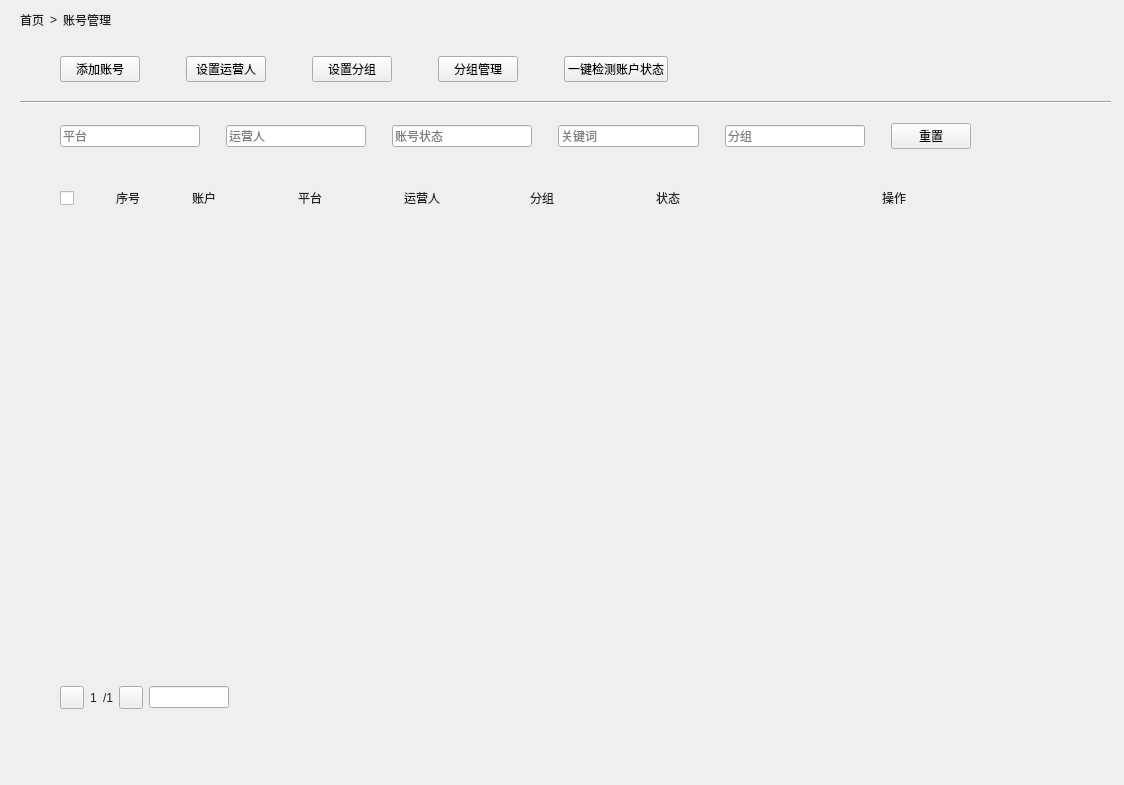
<?xml version="1.0" encoding="UTF-8"?>
<ui version="4.0">
 <class>Form</class>
 <widget class="QWidget" name="Form">
  <property name="geometry">
   <rect>
    <x>0</x>
    <y>0</y>
    <width>1124</width>
    <height>785</height>
   </rect>
  </property>
  <property name="palette">
   <palette>
    <active>
     <colorrole role="WindowText">
      <brush brushstyle="SolidPattern">
       <color alpha="255">
        <red>34</red>
        <green>34</green>
        <blue>34</blue>
       </color>
      </brush>
     </colorrole>
    </active>
    <inactive>
     <colorrole role="WindowText">
      <brush brushstyle="SolidPattern">
       <color alpha="255">
        <red>34</red>
        <green>34</green>
        <blue>34</blue>
       </color>
      </brush>
     </colorrole>
    </inactive>
    <disabled>
     <colorrole role="WindowText">
      <brush brushstyle="SolidPattern">
       <color alpha="255">
        <red>120</red>
        <green>120</green>
        <blue>120</blue>
       </color>
      </brush>
     </colorrole>
    </disabled>
   </palette>
  </property>
  <property name="windowTitle">
   <string>Form</string>
  </property>
  <widget class="QWidget" name="layoutWidget">
   <property name="geometry">
    <rect>
     <x>20</x>
     <y>10</y>
     <width>1091</width>
     <height>771</height>
    </rect>
   </property>
   <layout class="QVBoxLayout" name="verticalLayout">
    <item>
     <layout class="QHBoxLayout" name="horizontalLayout_4">
      <item>
       <widget class="CaptionLabel" name="CaptionLabel_4">
        <property name="text">
         <string>首页</string>
        </property>
       </widget>
      </item>
      <item>
       <widget class="CaptionLabel" name="CaptionLabel_2">
        <property name="text">
         <string>&gt;</string>
        </property>
       </widget>
      </item>
      <item>
       <widget class="CaptionLabel" name="CaptionLabel">
        <property name="text">
         <string>账号管理</string>
        </property>
       </widget>
      </item>
      <item>
       <spacer name="horizontalSpacer_14">
        <property name="orientation">
         <enum>Qt::Horizontal</enum>
        </property>
        <property name="sizeHint" stdset="0">
         <size>
          <width>40</width>
          <height>20</height>
         </size>
        </property>
       </spacer>
      </item>
     </layout>
    </item>
    <item>
     <spacer name="verticalSpacer">
      <property name="orientation">
       <enum>Qt::Vertical</enum>
      </property>
      <property name="sizeType">
       <enum>QSizePolicy::Minimum</enum>
      </property>
      <property name="sizeHint" stdset="0">
       <size>
        <width>20</width>
        <height>20</height>
       </size>
      </property>
     </spacer>
    </item>
    <item>
     <layout class="QHBoxLayout" name="horizontalLayout_2">
      <item>
       <spacer name="horizontalSpacer_5">
        <property name="orientation">
         <enum>Qt::Horizontal</enum>
        </property>
        <property name="sizeType">
         <enum>QSizePolicy::Minimum</enum>
        </property>
        <property name="sizeHint" stdset="0">
         <size>
          <width>40</width>
          <height>20</height>
         </size>
        </property>
       </spacer>
      </item>
      <item>
       <widget class="PrimaryPushButton" name="AddAccounButton">
        <property name="text">
         <string>添加账号</string>
        </property>
       </widget>
      </item>
      <item>
       <layout class="QHBoxLayout" name="horizontalLayout">
        <item>
         <spacer name="horizontalSpacer">
          <property name="orientation">
           <enum>Qt::Horizontal</enum>
          </property>
          <property name="sizeHint" stdset="0">
           <size>
            <width>40</width>
            <height>20</height>
           </size>
          </property>
         </spacer>
        </item>
        <item>
         <widget class="PrimaryPushButton" name="SetOperatorButton">
          <property name="text">
           <string>设置运营人</string>
          </property>
         </widget>
        </item>
        <item>
         <spacer name="horizontalSpacer_2">
          <property name="orientation">
           <enum>Qt::Horizontal</enum>
          </property>
          <property name="sizeHint" stdset="0">
           <size>
            <width>40</width>
            <height>20</height>
           </size>
          </property>
         </spacer>
        </item>
        <item>
         <widget class="PushButton" name="SetGroupButton">
          <property name="text">
           <string>设置分组</string>
          </property>
         </widget>
        </item>
        <item>
         <spacer name="horizontalSpacer_3">
          <property name="orientation">
           <enum>Qt::Horizontal</enum>
          </property>
          <property name="sizeHint" stdset="0">
           <size>
            <width>40</width>
            <height>20</height>
           </size>
          </property>
         </spacer>
        </item>
        <item>
         <widget class="PushButton" name="GroupManagerButton">
          <property name="text">
           <string>分组管理</string>
          </property>
         </widget>
        </item>
        <item>
         <spacer name="horizontalSpacer_4">
          <property name="orientation">
           <enum>Qt::Horizontal</enum>
          </property>
          <property name="sizeHint" stdset="0">
           <size>
            <width>40</width>
            <height>20</height>
           </size>
          </property>
         </spacer>
        </item>
        <item>
         <widget class="PillPushButton" name="DetectionButon">
          <property name="text">
           <string>一键检测账户状态</string>
          </property>
         </widget>
        </item>
       </layout>
      </item>
      <item>
       <spacer name="horizontalSpacer_6">
        <property name="orientation">
         <enum>Qt::Horizontal</enum>
        </property>
        <property name="sizeHint" stdset="0">
         <size>
          <width>40</width>
          <height>20</height>
         </size>
        </property>
       </spacer>
      </item>
     </layout>
    </item>
    <item>
     <spacer name="verticalSpacer_2">
      <property name="orientation">
       <enum>Qt::Vertical</enum>
      </property>
      <property name="sizeType">
       <enum>QSizePolicy::Minimum</enum>
      </property>
      <property name="sizeHint" stdset="0">
       <size>
        <width>20</width>
        <height>13</height>
       </size>
      </property>
     </spacer>
    </item>
    <item>
     <widget class="Line" name="line">
      <property name="orientation">
       <enum>Qt::Horizontal</enum>
      </property>
     </widget>
    </item>
    <item>
     <spacer name="verticalSpacer_3">
      <property name="orientation">
       <enum>Qt::Vertical</enum>
      </property>
      <property name="sizeType">
       <enum>QSizePolicy::Minimum</enum>
      </property>
      <property name="sizeHint" stdset="0">
       <size>
        <width>20</width>
        <height>13</height>
       </size>
      </property>
     </spacer>
    </item>
    <item>
     <layout class="QHBoxLayout" name="horizontalLayout_3">
      <item>
       <spacer name="horizontalSpacer_12">
        <property name="orientation">
         <enum>Qt::Horizontal</enum>
        </property>
        <property name="sizeType">
         <enum>QSizePolicy::Minimum</enum>
        </property>
        <property name="sizeHint" stdset="0">
         <size>
          <width>40</width>
          <height>20</height>
         </size>
        </property>
       </spacer>
      </item>
      <item>
       <widget class="EditableComboBox" name="PlatformComboBox">
        <property name="text">
         <string/>
        </property>
        <property name="placeholderText">
         <string>平台</string>
        </property>
       </widget>
      </item>
      <item>
       <spacer name="horizontalSpacer_7">
        <property name="orientation">
         <enum>Qt::Horizontal</enum>
        </property>
        <property name="sizeType">
         <enum>QSizePolicy::Minimum</enum>
        </property>
        <property name="sizeHint" stdset="0">
         <size>
          <width>20</width>
          <height>20</height>
         </size>
        </property>
       </spacer>
      </item>
      <item>
       <widget class="EditableComboBox" name="OperatorComboBox">
        <property name="text">
         <string/>
        </property>
        <property name="placeholderText">
         <string>运营人</string>
        </property>
       </widget>
      </item>
      <item>
       <spacer name="horizontalSpacer_8">
        <property name="orientation">
         <enum>Qt::Horizontal</enum>
        </property>
        <property name="sizeType">
         <enum>QSizePolicy::Minimum</enum>
        </property>
        <property name="sizeHint" stdset="0">
         <size>
          <width>20</width>
          <height>20</height>
         </size>
        </property>
       </spacer>
      </item>
      <item>
       <widget class="EditableComboBox" name="StatusComboBox">
        <property name="text">
         <string/>
        </property>
        <property name="placeholderText">
         <string>账号状态</string>
        </property>
       </widget>
      </item>
      <item>
       <spacer name="horizontalSpacer_9">
        <property name="orientation">
         <enum>Qt::Horizontal</enum>
        </property>
        <property name="sizeType">
         <enum>QSizePolicy::Minimum</enum>
        </property>
        <property name="sizeHint" stdset="0">
         <size>
          <width>20</width>
          <height>20</height>
         </size>
        </property>
       </spacer>
      </item>
      <item>
       <widget class="SearchLineEdit" name="KeywordEdit">
        <property name="text">
         <string/>
        </property>
        <property name="placeholderText">
         <string>关键词</string>
        </property>
       </widget>
      </item>
      <item>
       <spacer name="horizontalSpacer_10">
        <property name="orientation">
         <enum>Qt::Horizontal</enum>
        </property>
        <property name="sizeType">
         <enum>QSizePolicy::Minimum</enum>
        </property>
        <property name="sizeHint" stdset="0">
         <size>
          <width>20</width>
          <height>20</height>
         </size>
        </property>
       </spacer>
      </item>
      <item>
       <widget class="EditableComboBox" name="GroupComboBox">
        <property name="text">
         <string/>
        </property>
        <property name="placeholderText">
         <string>分组</string>
        </property>
       </widget>
      </item>
      <item>
       <spacer name="horizontalSpacer_11">
        <property name="orientation">
         <enum>Qt::Horizontal</enum>
        </property>
        <property name="sizeType">
         <enum>QSizePolicy::Minimum</enum>
        </property>
        <property name="sizeHint" stdset="0">
         <size>
          <width>20</width>
          <height>20</height>
         </size>
        </property>
       </spacer>
      </item>
      <item>
       <widget class="PushButton" name="ResetButton">
        <property name="text">
         <string>重置</string>
        </property>
       </widget>
      </item>
      <item>
       <spacer name="horizontalSpacer_13">
        <property name="orientation">
         <enum>Qt::Horizontal</enum>
        </property>
        <property name="sizeHint" stdset="0">
         <size>
          <width>60</width>
          <height>20</height>
         </size>
        </property>
       </spacer>
      </item>
     </layout>
    </item>
    <item>
     <spacer name="verticalSpacer_4">
      <property name="orientation">
       <enum>Qt::Vertical</enum>
      </property>
      <property name="sizeType">
       <enum>QSizePolicy::Minimum</enum>
      </property>
      <property name="sizeHint" stdset="0">
       <size>
        <width>20</width>
        <height>13</height>
       </size>
      </property>
     </spacer>
    </item>
    <item>
     <layout class="QHBoxLayout" name="horizontalLayout_6">
      <item>
       <widget class="QWidget" name="TableWidget" native="true">
        <property name="sizePolicy">
         <sizepolicy hsizetype="Preferred" vsizetype="Expanding">
          <horstretch>0</horstretch>
          <verstretch>0</verstretch>
         </sizepolicy>
        </property>
        <widget class="QWidget" name="widget" native="true">
         <property name="geometry">
          <rect>
           <x>40</x>
           <y>10</y>
           <width>1041</width>
           <height>40</height>
          </rect>
         </property>
         <layout class="QHBoxLayout" name="horizontalLayout_5">
          <item>
           <widget class="CheckBox" name="SelectAll">
            <property name="maximumSize">
             <size>
              <width>50</width>
              <height>20</height>
             </size>
            </property>
            <property name="text">
             <string/>
            </property>
           </widget>
          </item>
          <item>
           <widget class="BodyLabel" name="SerialNumber">
            <property name="maximumSize">
             <size>
              <width>60</width>
              <height>16777215</height>
             </size>
            </property>
            <property name="text">
             <string>序号</string>
            </property>
           </widget>
          </item>
          <item>
           <spacer name="horizontalSpacer_16">
            <property name="orientation">
             <enum>Qt::Horizontal</enum>
            </property>
            <property name="sizeType">
             <enum>QSizePolicy::Maximum</enum>
            </property>
            <property name="sizeHint" stdset="0">
             <size>
              <width>10</width>
              <height>10</height>
             </size>
            </property>
           </spacer>
          </item>
          <item>
           <widget class="BodyLabel" name="Account">
            <property name="maximumSize">
             <size>
              <width>100</width>
              <height>16777215</height>
             </size>
            </property>
            <property name="text">
             <string>账户</string>
            </property>
           </widget>
          </item>
          <item>
           <widget class="BodyLabel" name="Platform">
            <property name="maximumSize">
             <size>
              <width>100</width>
              <height>16777215</height>
             </size>
            </property>
            <property name="text">
             <string>平台</string>
            </property>
           </widget>
          </item>
          <item>
           <widget class="BodyLabel" name="Operator">
            <property name="maximumSize">
             <size>
              <width>120</width>
              <height>16777215</height>
             </size>
            </property>
            <property name="text">
             <string>运营人</string>
            </property>
           </widget>
          </item>
          <item>
           <widget class="BodyLabel" name="Groups">
            <property name="maximumSize">
             <size>
              <width>120</width>
              <height>16777215</height>
             </size>
            </property>
            <property name="text">
             <string>分组</string>
            </property>
           </widget>
          </item>
          <item>
           <widget class="BodyLabel" name="State">
            <property name="text">
             <string>状态</string>
            </property>
           </widget>
          </item>
          <item>
           <widget class="BodyLabel" name="Operation">
            <property name="text">
             <string>操作</string>
            </property>
           </widget>
          </item>
         </layout>
        </widget>
        <widget class="QWidget" name="">
         <property name="geometry">
          <rect>
           <x>40</x>
           <y>60</y>
           <width>1041</width>
           <height>481</height>
          </rect>
         </property>
         <layout class="QVBoxLayout" name="verticalLayout_2" stretch="9,0,1">
          <item>
           <widget class="QWidget" name="Datawidget" native="true"/>
          </item>
          <item>
           <spacer name="verticalSpacer_5">
            <property name="orientation">
             <enum>Qt::Vertical</enum>
            </property>
            <property name="sizeType">
             <enum>QSizePolicy::Expanding</enum>
            </property>
            <property name="sizeHint" stdset="0">
             <size>
              <width>20</width>
              <height>40</height>
             </size>
            </property>
           </spacer>
          </item>
          <item>
           <layout class="QHBoxLayout" name="horizontalLayout_7">
            <item>
             <widget class="TransparentToolButton" name="LeftPageButton"/>
            </item>
            <item>
             <widget class="CaptionLabel" name="CurrentPageLabel">
              <property name="text">
               <string>1</string>
              </property>
             </widget>
            </item>
            <item>
             <widget class="CaptionLabel" name="PageCountLabel">
              <property name="text">
               <string>/1</string>
              </property>
             </widget>
            </item>
            <item>
             <widget class="TransparentToolButton" name="RightPageButton"/>
            </item>
            <item>
             <widget class="EditableComboBox" name="PageCountComboBox"/>
            </item>
            <item>
             <spacer name="horizontalSpacer_15">
              <property name="orientation">
               <enum>Qt::Horizontal</enum>
              </property>
              <property name="sizeType">
               <enum>QSizePolicy::Expanding</enum>
              </property>
              <property name="sizeHint" stdset="0">
               <size>
                <width>900</width>
                <height>20</height>
               </size>
              </property>
             </spacer>
            </item>
           </layout>
          </item>
         </layout>
        </widget>
       </widget>
      </item>
     </layout>
    </item>
    <item>
     <spacer name="verticalSpacer_6">
      <property name="orientation">
       <enum>Qt::Vertical</enum>
      </property>
      <property name="sizeType">
       <enum>QSizePolicy::Minimum</enum>
      </property>
      <property name="sizeHint" stdset="0">
       <size>
        <width>20</width>
        <height>20</height>
       </size>
      </property>
     </spacer>
    </item>
   </layout>
  </widget>
 </widget>
 <customwidgets>
  <customwidget>
   <class>CheckBox</class>
   <extends>QCheckBox</extends>
   <header>qfluentwidgets</header>
  </customwidget>
  <customwidget>
   <class>EditableComboBox</class>
   <extends>LineEdit</extends>
   <header>qfluentwidgets</header>
  </customwidget>
  <customwidget>
   <class>PushButton</class>
   <extends>QPushButton</extends>
   <header>qfluentwidgets</header>
  </customwidget>
  <customwidget>
   <class>PrimaryPushButton</class>
   <extends>PushButton</extends>
   <header>qfluentwidgets</header>
  </customwidget>
  <customwidget>
   <class>PillPushButton</class>
   <extends>ToggleButton</extends>
   <header>qfluentwidgets</header>
  </customwidget>
  <customwidget>
   <class>ToolButton</class>
   <extends>QToolButton</extends>
   <header>qfluentwidgets</header>
  </customwidget>
  <customwidget>
   <class>TransparentToolButton</class>
   <extends>ToolButton</extends>
   <header>qfluentwidgets</header>
  </customwidget>
  <customwidget>
   <class>ToggleButton</class>
   <extends>PushButton</extends>
   <header>qfluentwidgets</header>
  </customwidget>
  <customwidget>
   <class>CaptionLabel</class>
   <extends>QLabel</extends>
   <header>qfluentwidgets</header>
  </customwidget>
  <customwidget>
   <class>BodyLabel</class>
   <extends>QLabel</extends>
   <header>qfluentwidgets</header>
  </customwidget>
  <customwidget>
   <class>LineEdit</class>
   <extends>QLineEdit</extends>
   <header>qfluentwidgets</header>
  </customwidget>
  <customwidget>
   <class>SearchLineEdit</class>
   <extends>LineEdit</extends>
   <header>qfluentwidgets</header>
  </customwidget>
 </customwidgets>
 <resources/>
 <connections/>
</ui>
